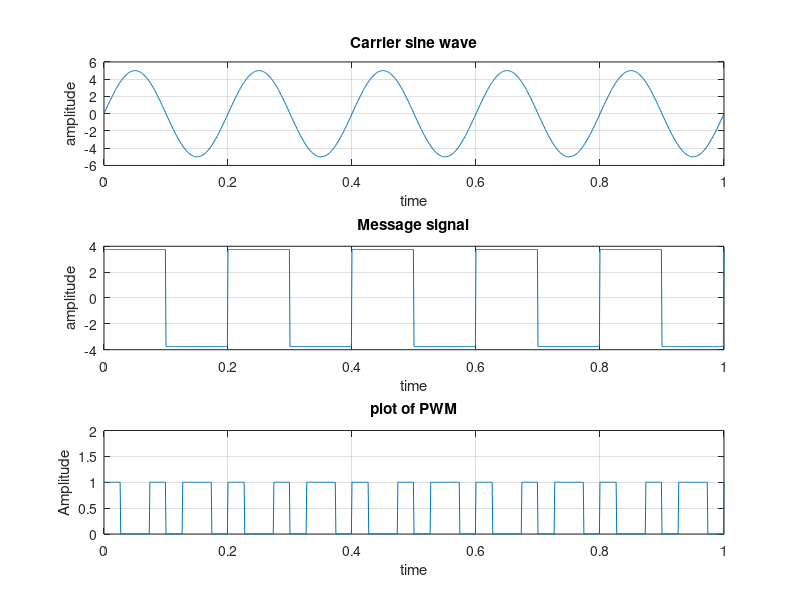

The MATLAB script that drew this image:
clc;clear all;close all;
F1=input('carrier sine freq fs=');
F2=input('Message freq fm=');
A=5;
t=0:0.001:1;

c=A.*sin(2*pi*F1*t);
subplot(3,1,1);
plot(t,c);
xlabel('time');
ylabel('amplitude');
title('Carrier sine wave');
grid on;

m=0.75*A.*square(2*pi*F2*t);
subplot(3,1,2);
plot(t,m);
xlabel('time');
ylabel('amplitude');
title('Message signal'); 
grid on;

n=length(c);
for i=1:n
    if (m(i)>=c(i))
        pwm(i)=1;
    else
        pwm(i)=0;
    end
end
subplot(3,1,3);
plot(t,pwm)
xlabel('time')
ylabel('Amplitude')
title('plot of PWM')
axis([0 1 0 2]);
grid on;


